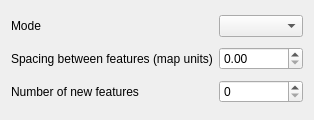
<?xml version="1.0" encoding="UTF-8"?>
<ui version="4.0">
 <class>QgsDistributeFeatureUserInputBase</class>
 <widget class="QWidget" name="QgsDistributeFeatureUserInputBase">
  <property name="geometry">
   <rect>
    <x>0</x>
    <y>0</y>
    <width>312</width>
    <height>120</height>
   </rect>
  </property>
  <property name="sizePolicy">
   <sizepolicy hsizetype="MinimumExpanding" vsizetype="MinimumExpanding">
    <horstretch>0</horstretch>
    <verstretch>0</verstretch>
   </sizepolicy>
  </property>
  <property name="windowTitle">
   <string notr="true">Form</string>
  </property>
  <layout class="QGridLayout" name="gridLayout">
   <item row="1" column="2">
    <widget class="QgsDoubleSpinBox" name="mFeatureSpacingSpinBox">
     <property name="sizePolicy">
      <sizepolicy hsizetype="MinimumExpanding" vsizetype="Fixed">
       <horstretch>0</horstretch>
       <verstretch>0</verstretch>
      </sizepolicy>
     </property>
     <property name="minimum">
      <double>0.000000000000000</double>
     </property>
     <property name="maximum">
      <double>999999.989999999990687</double>
     </property>
    </widget>
   </item>
   <item row="3" column="0">
    <widget class="QLabel" name="mFeatureCountLabel">
     <property name="enabled">
      <bool>true</bool>
     </property>
     <property name="text">
      <string>Number of new features</string>
     </property>
     <property name="wordWrap">
      <bool>true</bool>
     </property>
    </widget>
   </item>
   <item row="3" column="2">
    <widget class="QSpinBox" name="mFeatureCountSpinBox">
     <property name="maximum">
      <number>200</number>
     </property>
    </widget>
   </item>
   <item row="1" column="0">
    <widget class="QLabel" name="mFeatureSpacingLabel">
     <property name="text">
      <string>Spacing between features (map units)</string>
     </property>
     <property name="buddy">
      <cstring>mFeatureSpacingSpinBox</cstring>
     </property>
    </widget>
   </item>
   <item row="0" column="2">
    <widget class="QComboBox" name="mModeComboBox"/>
   </item>
   <item row="0" column="0">
    <widget class="QLabel" name="mModeLabel">
     <property name="text">
      <string>Mode</string>
     </property>
    </widget>
   </item>
  </layout>
 </widget>
 <customwidgets>
  <customwidget>
   <class>QgsDoubleSpinBox</class>
   <extends>QDoubleSpinBox</extends>
   <header>qgsdoublespinbox.h</header>
  </customwidget>
 </customwidgets>
 <resources>
  <include location="../../images/images.qrc"/>
 </resources>
 <connections/>
</ui>
